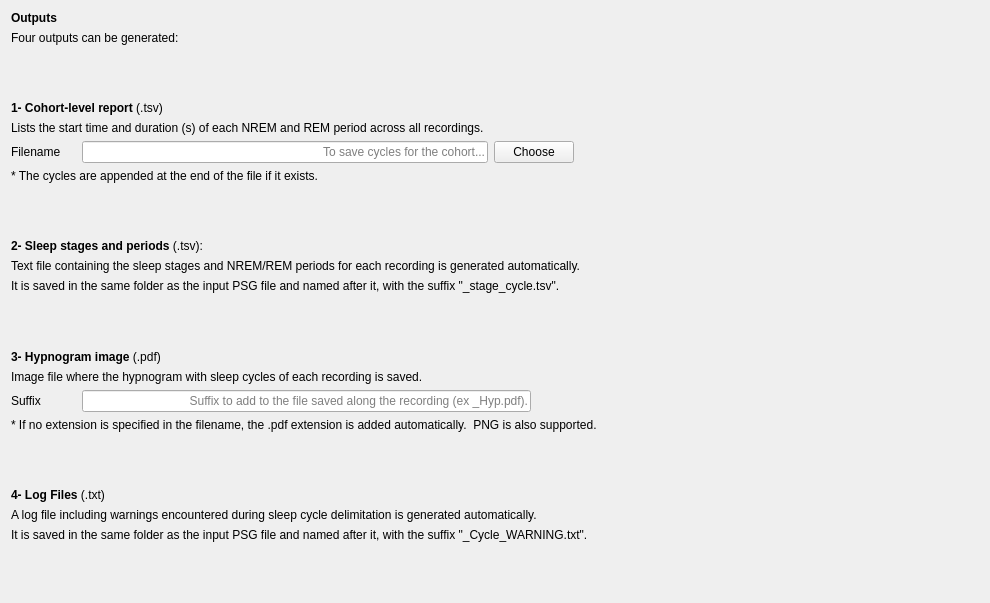
<?xml version="1.0" encoding="UTF-8"?>
<ui version="4.0">
 <class>OutputFileStep</class>
 <widget class="QWidget" name="OutputFileStep">
  <property name="geometry">
   <rect>
    <x>0</x>
    <y>0</y>
    <width>990</width>
    <height>603</height>
   </rect>
  </property>
  <property name="windowTitle">
   <string/>
  </property>
  <property name="styleSheet">
   <string>font: 12pt &quot;Roboto&quot;;</string>
  </property>
  <layout class="QVBoxLayout" name="verticalLayout">
   <item>
    <widget class="QLabel" name="label_16">
     <property name="text">
      <string>&lt;html&gt;&lt;head/&gt;&lt;body&gt;&lt;p&gt;&lt;span style=&quot; font-weight:700;&quot;&gt;Outputs&lt;/span&gt;&lt;/p&gt;&lt;/body&gt;&lt;/html&gt;</string>
     </property>
    </widget>
   </item>
   <item>
    <widget class="QLabel" name="label_15">
     <property name="text">
      <string>Four outputs can be generated:</string>
     </property>
    </widget>
   </item>
   <item>
    <spacer name="verticalSpacer_3">
     <property name="orientation">
      <enum>Qt::Orientation::Vertical</enum>
     </property>
     <property name="sizeHint" stdset="0">
      <size>
       <width>20</width>
       <height>40</height>
      </size>
     </property>
    </spacer>
   </item>
   <item>
    <widget class="QLabel" name="label_6">
     <property name="text">
      <string>&lt;html&gt;&lt;head/&gt;&lt;body&gt;&lt;p&gt;&lt;span style=&quot; font-weight:700;&quot;&gt;1- Cohort-level report &lt;/span&gt;(.tsv)&lt;/p&gt;&lt;/body&gt;&lt;/html&gt;</string>
     </property>
    </widget>
   </item>
   <item>
    <widget class="QLabel" name="label_2">
     <property name="text">
      <string>Lists the start time and duration (s) of each NREM and REM period across all recordings.</string>
     </property>
    </widget>
   </item>
   <item>
    <layout class="QHBoxLayout" name="horizontalLayout">
     <item>
      <widget class="QLabel" name="label">
       <property name="minimumSize">
        <size>
         <width>65</width>
         <height>0</height>
        </size>
       </property>
       <property name="text">
        <string>Filename</string>
       </property>
      </widget>
     </item>
     <item>
      <widget class="QLineEdit" name="tsv_file_lineEdit">
       <property name="text">
        <string/>
       </property>
       <property name="alignment">
        <set>Qt::AlignmentFlag::AlignRight|Qt::AlignmentFlag::AlignTrailing|Qt::AlignmentFlag::AlignVCenter</set>
       </property>
       <property name="placeholderText">
        <string>To save cycles for the cohort...</string>
       </property>
      </widget>
     </item>
     <item>
      <widget class="QPushButton" name="choose_pushButton">
       <property name="text">
        <string>Choose</string>
       </property>
      </widget>
     </item>
     <item>
      <spacer name="horizontalSpacer">
       <property name="orientation">
        <enum>Qt::Orientation::Horizontal</enum>
       </property>
       <property name="sizeType">
        <enum>QSizePolicy::Policy::Expanding</enum>
       </property>
       <property name="sizeHint" stdset="0">
        <size>
         <width>40</width>
         <height>20</height>
        </size>
       </property>
      </spacer>
     </item>
    </layout>
   </item>
   <item>
    <widget class="QLabel" name="label_5">
     <property name="text">
      <string>* The cycles are appended at the end of the file if it exists. </string>
     </property>
    </widget>
   </item>
   <item>
    <spacer name="verticalSpacer_4">
     <property name="orientation">
      <enum>Qt::Orientation::Vertical</enum>
     </property>
     <property name="sizeType">
      <enum>QSizePolicy::Policy::Expanding</enum>
     </property>
     <property name="sizeHint" stdset="0">
      <size>
       <width>20</width>
       <height>20</height>
      </size>
     </property>
    </spacer>
   </item>
   <item>
    <widget class="QLabel" name="label_11">
     <property name="text">
      <string>&lt;html&gt;&lt;head/&gt;&lt;body&gt;&lt;p&gt;&lt;span style=&quot; font-weight:700;&quot;&gt;2- Sleep stages and periods&lt;/span&gt; (.tsv):&lt;/p&gt;&lt;/body&gt;&lt;/html&gt;</string>
     </property>
    </widget>
   </item>
   <item>
    <widget class="QLabel" name="label_13">
     <property name="text">
      <string>Text file containing the sleep stages and NREM/REM periods for each recording is generated automatically. </string>
     </property>
    </widget>
   </item>
   <item>
    <widget class="QLabel" name="label_14">
     <property name="text">
      <string>It is saved in the same folder as the input PSG file and named after it, with the suffix &quot;_stage_cycle.tsv&quot;.</string>
     </property>
    </widget>
   </item>
   <item>
    <spacer name="verticalSpacer_2">
     <property name="orientation">
      <enum>Qt::Orientation::Vertical</enum>
     </property>
     <property name="sizeType">
      <enum>QSizePolicy::Policy::Expanding</enum>
     </property>
     <property name="sizeHint" stdset="0">
      <size>
       <width>20</width>
       <height>20</height>
      </size>
     </property>
    </spacer>
   </item>
   <item>
    <widget class="QLabel" name="label_7">
     <property name="text">
      <string>&lt;html&gt;&lt;head/&gt;&lt;body&gt;&lt;p&gt;&lt;span style=&quot; font-weight:700;&quot;&gt;3- Hypnogram image &lt;/span&gt;(.pdf)&lt;/p&gt;&lt;/body&gt;&lt;/html&gt;</string>
     </property>
    </widget>
   </item>
   <item>
    <widget class="QLabel" name="label_3">
     <property name="text">
      <string>Image file where the hypnogram with sleep cycles of each recording is saved.</string>
     </property>
    </widget>
   </item>
   <item>
    <layout class="QHBoxLayout" name="horizontalLayout_2">
     <item>
      <widget class="QLabel" name="label_4">
       <property name="minimumSize">
        <size>
         <width>65</width>
         <height>0</height>
        </size>
       </property>
       <property name="text">
        <string>Suffix</string>
       </property>
      </widget>
     </item>
     <item>
      <widget class="QLineEdit" name="Hyp_suffix_lineEdit">
       <property name="alignment">
        <set>Qt::AlignmentFlag::AlignRight|Qt::AlignmentFlag::AlignTrailing|Qt::AlignmentFlag::AlignVCenter</set>
       </property>
       <property name="placeholderText">
        <string>Suffix to add to the file saved along the recording (ex _Hyp.pdf).</string>
       </property>
      </widget>
     </item>
     <item>
      <spacer name="horizontalSpacer_2">
       <property name="orientation">
        <enum>Qt::Orientation::Horizontal</enum>
       </property>
       <property name="sizeType">
        <enum>QSizePolicy::Policy::Expanding</enum>
       </property>
       <property name="sizeHint" stdset="0">
        <size>
         <width>40</width>
         <height>20</height>
        </size>
       </property>
      </spacer>
     </item>
    </layout>
   </item>
   <item>
    <widget class="QLabel" name="label_9">
     <property name="text">
      <string>* If no extension is specified in the filename, the .pdf extension is added automatically.  PNG is also supported.</string>
     </property>
    </widget>
   </item>
   <item>
    <spacer name="verticalSpacer_5">
     <property name="orientation">
      <enum>Qt::Orientation::Vertical</enum>
     </property>
     <property name="sizeType">
      <enum>QSizePolicy::Policy::Expanding</enum>
     </property>
     <property name="sizeHint" stdset="0">
      <size>
       <width>20</width>
       <height>20</height>
      </size>
     </property>
    </spacer>
   </item>
   <item>
    <widget class="QLabel" name="label_8">
     <property name="text">
      <string>&lt;html&gt;&lt;head/&gt;&lt;body&gt;&lt;p&gt;&lt;span style=&quot; font-weight:700;&quot;&gt;4- Log Files &lt;/span&gt;(.txt)&lt;/p&gt;&lt;/body&gt;&lt;/html&gt;</string>
     </property>
    </widget>
   </item>
   <item>
    <widget class="QLabel" name="label_10">
     <property name="text">
      <string>A log file including warnings encountered during sleep cycle delimitation is generated automatically. </string>
     </property>
    </widget>
   </item>
   <item>
    <widget class="QLabel" name="label_12">
     <property name="text">
      <string>It is saved in the same folder as the input PSG file and named after it, with the suffix &quot;_Cycle_WARNING.txt&quot;.</string>
     </property>
    </widget>
   </item>
   <item>
    <spacer name="verticalSpacer">
     <property name="orientation">
      <enum>Qt::Orientation::Vertical</enum>
     </property>
     <property name="sizeType">
      <enum>QSizePolicy::Policy::MinimumExpanding</enum>
     </property>
     <property name="sizeHint" stdset="0">
      <size>
       <width>20</width>
       <height>20</height>
      </size>
     </property>
    </spacer>
   </item>
  </layout>
 </widget>
 <resources>
  <include location="../../../../../snooz-toolbox/src/main/python/ui/themes/themes.qrc"/>
 </resources>
 <connections>
  <connection>
   <sender>choose_pushButton</sender>
   <signal>clicked()</signal>
   <receiver>OutputFileStep</receiver>
   <slot>choose_slot1()</slot>
   <hints>
    <hint type="sourcelabel">
     <x>632</x>
     <y>64</y>
    </hint>
    <hint type="destinationlabel">
     <x>421</x>
     <y>348</y>
    </hint>
   </hints>
  </connection>
 </connections>
 <slots>
  <slot>choose_slot1()</slot>
  <slot>log_choose_slot()</slot>
 </slots>
</ui>
